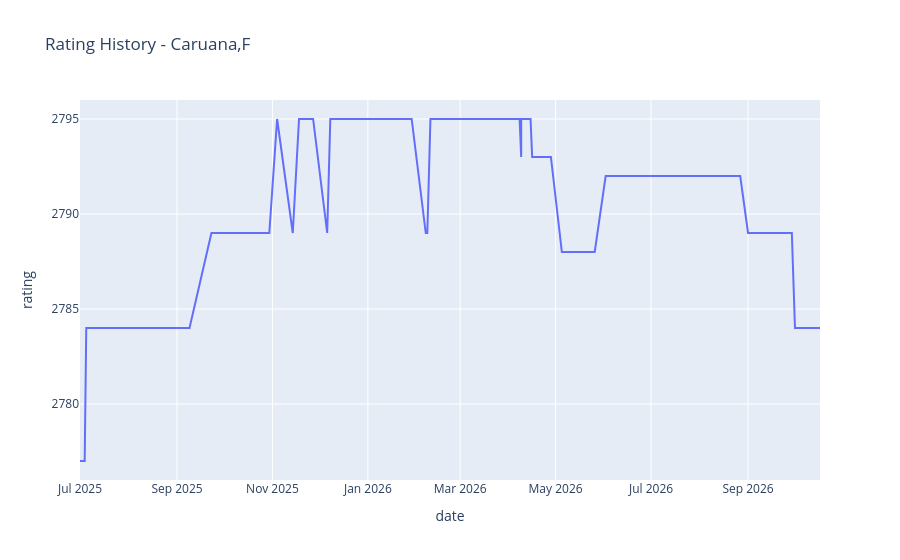

Notebook code cell kept with this figure:
### Code cell
plot_player("Caruana,F")

### Figure 1 — Plotly figure (JSON) as saved in the notebook; plotly's stock layout.template omitted (floating-point values rounded to 4 significant figures; data arrays with more than 128 entries replaced by an {"elided": "..."} marker saying what was removed)
{"data": [{"hovertemplate": "date=%{x}<br>rating=%{y}<extra></extra>", "legendgroup": "", "line": {"color": "#636efa", "dash": "solid"}, "marker": {"symbol": "circle"}, "mode": "lines", "name": "", "orientation": "v", "showlegend": false, "type": "scatter", "x": {"elided": "205 str values"}, "xaxis": "x", "y": {"elided": "205 float values"}, "yaxis": "y"}], "layout": {"legend": {"tracegroupgap": 0}, "title": {"text": "Rating History - Caruana,F"}, "xaxis": {"anchor": "y", "domain": [0, 1], "title": {"text": "date"}}, "yaxis": {"anchor": "x", "domain": [0, 1], "title": {"text": "rating"}}}}
